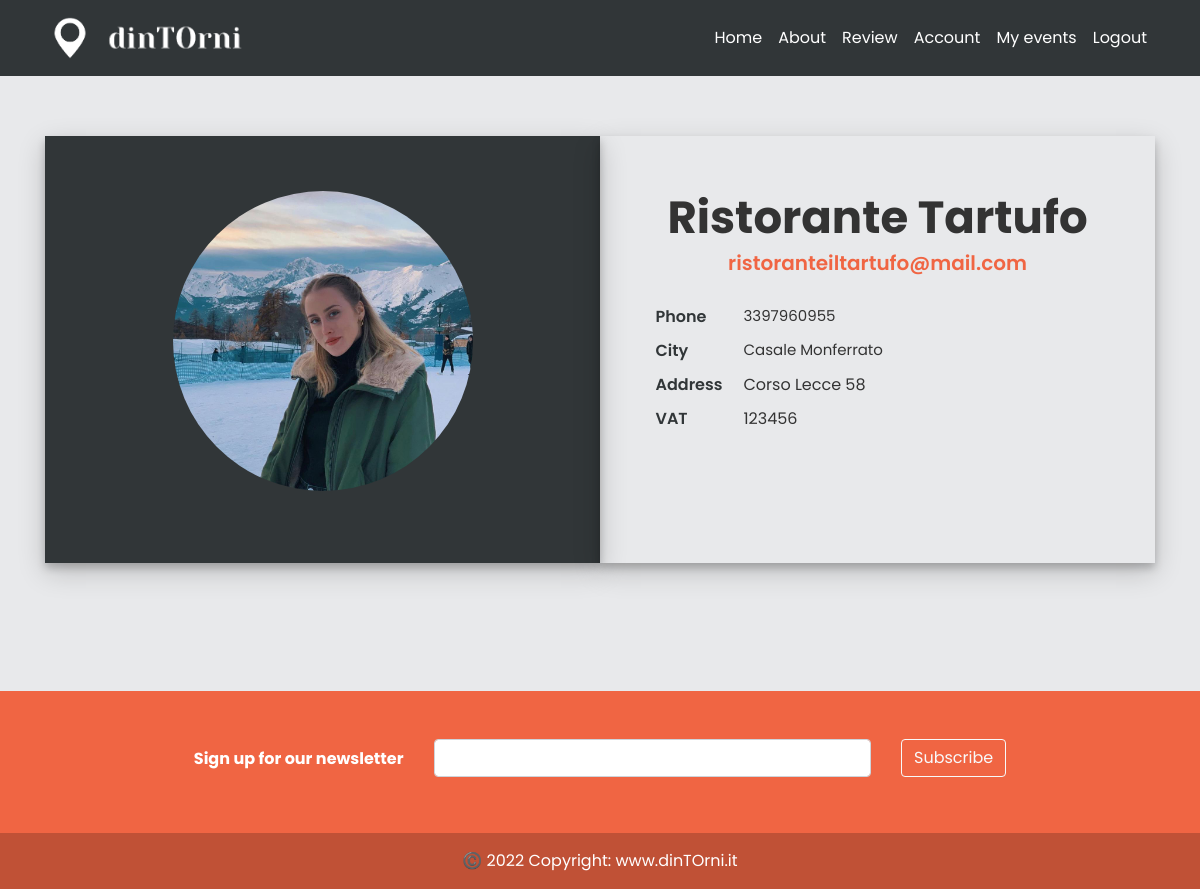
/9/business_info (signed in), run on an earlier commit of the app's database.
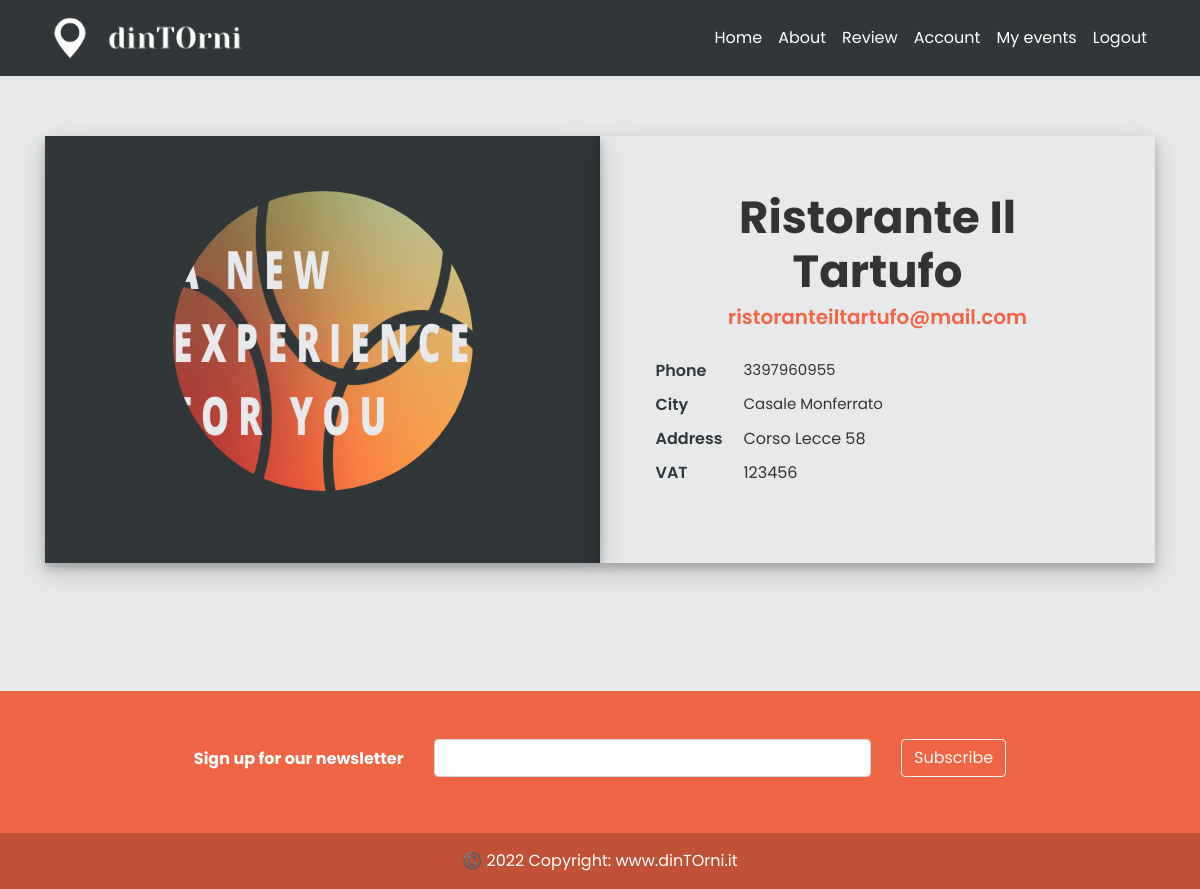
And on a later commit of the database.
### models.py (models this page shows, shortened)
class User(db.Model, UserMixin):
    _tablename__ = 'user'
    id = db.Column(db.Integer, primary_key=True)
    email = db.Column(db.String(120), unique=True, nullable=False)
    image_file = db.Column(db.String(20), nullable=False, default='default.jpg')
    password = db.Column(db.String(60), nullable=False)
    telephone = db.Column(db.Integer(), nullable=False)
    type= db.Column(db.String(20))
    __mapper_args__={
        'polymorphic_identity': 'user',
        'polymorphic_on': type
    }

class Business(User, db.Model):
    _tablename__ = 'business'
    id = db.Column(db.Integer, db.ForeignKey('user.id'), primary_key=True)
    name = db.Column(db.String(20), unique=True, nullable=False)
    vat_number = db.Column(db.Integer())#rimettere i nullable
    city = db.Column(db.String(20))
    address = db.Column(db.String(30))
    events = db.relationship('Event', backref='creator', lazy=True)
    link_facebook = db.Column(db.String())
    link_instagram = db.Column(db.String())
    link_twitter = db.Column(db.String())
    link_website = db.Column(db.String())
    __mapper_args__ = {
        'polymorphic_identity': 'business',
    }

### app/events/routes.py (the view)
@events.route("/<int:event_id>/business_info", methods=['GET', 'POST'])
def business_info(event_id):
    e = Event.query.get_or_404(event_id)
    return render_template('account_business.html', event = e)

### models.py (called while the page is built)
@login_manager.user_loader
def load_user(email):
    user = User.query.get(email)
    return user

### app/templates/account_business.html
{% extends "layout.html" %}
{% block content %}
    <div class="container login-container pb-5" style="height: 500px">
        <div class="row">
            <div class="col-md-6 login-form-3">
                <div class="about-avatar">
                    <img class="rounded-circle account-img" style="height: 300px; width: 300px" src="{{ url_for('static', filename='profile_pics/' + event.creator.image_file) }}">
                </div>
            </div>
            <div class="col-md-6 login-form-1">
                <div class="about-text go-to">
                    <h3 class="dark-color">{{ event.creator.name }}</h3>
                    <h6 class="theme-color lead text-center">{{ event.creator.email }}</h6>
                    <div class="row about-list pb-2">
                        <div class="col">
                                <div class="media">
                                    <label>Phone</label>
                                    <p>{{ event.creator.telephone }}</p>
                                </div>
                                <div class="media">
                                    <label>City</label>
                                    <p>{{ event.creator.city }}</p>
                                </div>
                                <div class="media">
                                    <label>Address</label>
                                    {{ event.creator.address }}
                                </div>
                                <div class="media">
                                    <label>VAT</label>
                                    {{ event.creator.vat_number }}
                                </div>
                            </div>
                    </div>
                </div>
            </div>
        </div>
    </div>
{% endblock content %}

What changed in the data, as far as the page shows it:
changed User "ristoranteiltartufo@mail.com": image_file: picture removed, a placeholder shows
changed Business "Corso Lecce 58": creator.name "Ristorante Tartufo" → "Ristorante Il Tartufo"
